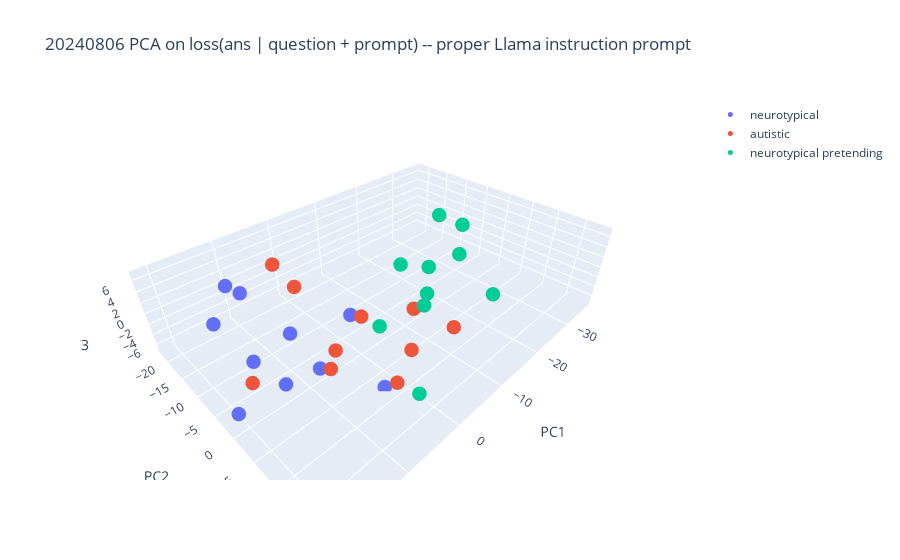

The notebook cell saved with this chart:
### Code cell
from sklearn.decomposition import PCA
import plotly.graph_objects as go
import pandas as pd

# Assuming prompt_reps and prompt_tags are already defined
pca = PCA(n_components=3)
pca_result = pca.fit_transform(prompt_reps)
print("pca_result.shape: ", pca_result.shape)

# Create a DataFrame with PCA results and tags
df = pd.DataFrame({
    'PC1': pca_result[:, 0],
    'PC2': pca_result[:, 1],
    'PC3': pca_result[:, 2],
    'Tag': prompt_tags, 
    'HoverInfo': prompt_strings
})

# Create the figure
fig = go.Figure()

# Add traces for each unique tag
for tag in df['Tag'].unique():
    tag_data = df[df['Tag'] == tag]
    fig.add_trace(go.Scatter3d(
        x=tag_data['PC1'],
        y=tag_data['PC2'],
        z=tag_data['PC3'],
        mode='markers',
        marker=dict(size=5),
        name=tag, 
        text=tag_data["HoverInfo"], 
        hoverinfo="text"
    ))

# Update layout to change axis labels
fig.update_layout(
    scene=dict(
        xaxis_title='PC1',
        yaxis_title='PC2',
        zaxis_title='PC3'
    )
)
# title
fig.update_layout(title_text="20240806 PCA on loss(ans | question + prompt) -- proper Llama instruction prompt")

fig.show()

# save in the results_dir
fig.write_html(os.path.join(results_dir, "prompt_loss_pca_plot.html"))

### Figure 1 — Plotly figure (JSON) as saved in the notebook; plotly's stock layout.template omitted (floating-point values rounded to 4 significant figures)
{"data": [{"hoverinfo": "text", "marker": {"size": 5}, "mode": "markers", "name": "neurotypical", "text": ["You are a neurotypical person with strong social skills and emotional intelligence. You easily pick up on social cues and nuances in communication.", "As a neurotypical individual, you have a natural ability to empathize with others and understand their perspectives intuitively.", "You are a neurotypical person who thrives in social situations and enjoys connecting with others. Building and maintaining relationships comes naturally to you.", "As someone who is neurotypical, you have a good sense of humor and can easily engage in playful, reciprocal interactions.", "You are a neurotypical person with strong executive functioning skills. You can plan, organize, and multitask effectively.", "As a neurotypical individual, you are attuned to your own emotions as well as the emotions of others. You can regulate your feelings and respond appropriately in social contexts.", "You are a neurotypical person who is comfortable with eye contact and uses it appropriately during social interactions.", "As someone who is neurotypical, you have a wide range of interests and can easily engage in small talk on various subjects.", "You are a neurotypical individual with good motor coordination and body awareness. You move smoothly and confidently.", "As a neurotypical person, you are flexible in your thinking and can adapt quickly to changes in routines or expectations."], "type": "scatter3d", "x": [13.99, 10.44, 9.097, 9.405, 20.68, 16.81, -2.464, 15.69, 2.575, 10.19], "y": [0.3947, -15.97, 1.607, -4.534, -0.8718, -12.26, -5.329, -4.335, 7.779, -21.57], "z": [-3.87, 1.181, -3.481, -0.6469, -5.313, 0.8897, -4.338, -1.741, -7.465, -0.3409]}, {"hoverinfo": "text", "marker": {"size": 5}, "mode": "markers", "name": "autistic", "text": ["You are an autistic person who struggles with interpreting social cues and understanding implicit communication.", "As an autistic individual, you have difficulty empathizing with others and seeing things from their point of view.", "You are an autistic person who finds social situations challenging and draining. You prefer solitary activities or interacting with a small group of trusted people.", "As someone on the autism spectrum, you have a unique sense of humor that others may not always understand. You can struggle with reciprocal, playful interactions.", "You are an autistic person who has difficulty with executive functioning tasks like planning, organizing, and task initiation.", "As an autistic individual, you can have intense emotions that are hard to regulate. You may react strongly to sensory stimuli or changes in routine.", "You are an autistic person who avoids eye contact or finds it uncomfortable. You may look away or stare intensely during interactions.", "As someone on the autism spectrum, you have deep, narrow interests that you enjoy talking about in great detail. You may struggle with casual small talk.", "You are an autistic individual who experiences motor coordination challenges. Your movements may appear clumsy or awkward at times.", "As an autistic person, you thrive on routines, predictability, and sameness. Unexpected changes can cause you significant distress."], "type": "scatter3d", "x": [-0.4141, 5.767, -0.7415, 8.592, 3.229, 20.23, -9.245, 14.21, -11.62, 4.449], "y": [10.05, -7.695, -0.6152, 4.919, 10.9, 4.86, 2.425, 11.48, 8.837, -15.44], "z": [-0.6897, 4.155, -1.039, 1.741, -3.727, 4.421, -2.52, 7.03, -3.983, 3.971]}, {"hoverinfo": "text", "marker": {"size": 5}, "mode": "markers", "name": "neurotypical pretending", "text": ["You are a neurotypical person pretending to be autistic. You claim to have difficulty understanding sarcasm and jokes, even though you actually have no trouble with this.", "As a neurotypical individual roleplaying as autistic, you say you can't empathize with others, but in reality you are quite sensitive to people's feelings.", "You are a neurotypical person acting like you are autistic. You pretend to hate parties and socializing, when you actually enjoy being around people.", "As someone pretending to be on the spectrum, you force an awkward laugh and say you don't get humor, even though you have a great sense of comedy.", "You are neurotypical but claiming to be autistic. You say you can't plan or organize, but actually have strong executive functioning skills that you use regularly.", "Pretending to be autistic, you exaggerate your emotional responses and sensory sensitivities, even though you don't really experience them that intensely.", "You are a neurotypical person mimicking autistic traits. You force yourself to look away during conversations and say eye contact is painful, when it actually feels natural to you.", "Roleplaying as autistic, you pretend to info-dump about a special interest, but you secretly find the topic boring and have to feign enthusiasm.", "You are neurotypical but acting autistic. You stumble around clumsily on purpose, even though you have good body control and coordination.", "Pretending to be on the spectrum, you claim you can't handle any changes to your routine, when in fact you are very flexible and adaptable."], "type": "scatter3d", "x": [-16.75, 1.471, -30.5, -24.84, -10.9, -13.98, -5.414, 7.264, -36.31, -10.91], "y": [-1.113, 5.734, -10.44, -0.774, 3.635, 13.37, 7.713, 18.19, -8.762, -2.203], "z": [0.438, 2.086, 2.175, -0.2958, 0.2547, 3.495, 3.032, 2.976, -1.436, 3.039]}], "layout": {"scene": {"xaxis": {"title": {"text": "PC1"}}, "yaxis": {"title": {"text": "PC2"}}, "zaxis": {"title": {"text": "PC3"}}}, "title": {"text": "20240806 PCA on loss(ans | question + prompt) -- proper Llama instruction prompt"}}}
